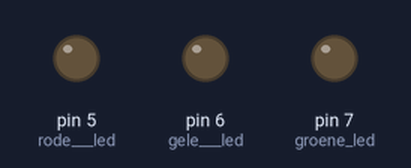
Recording of a sketch running on a simulated Arduino Uno, built with avr-gcc and run on an emulated ATmega328P. Shown: output pins drawn as LEDs (lit = HIGH). What the sketch prints to the serial monitor is not drawn.

Above: at 0.05 s.
At 0.65 s:
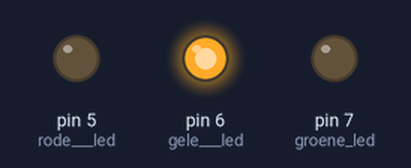
At 1.45 s:
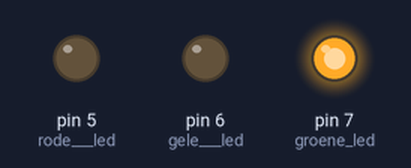
At 2.85 s:
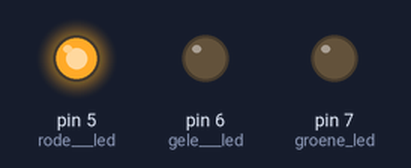
Timing chart, 0 to 3.1 s (numbered marks = the images above):
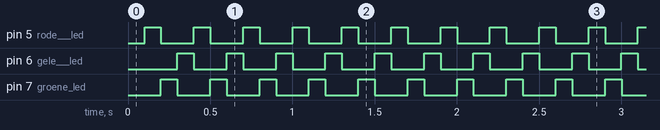

Measured:
- by itself, pin 5 (rode___led), pin 6 (gele___led), pin 7 (groene_led): alternates HIGH for 0.10 s and LOW for 0.20 s

The sketch:

les_3_p45_stoplicht_2.ino
```cpp
void setup() {
  pinMode(5, OUTPUT);         // rode   led
  pinMode(6, OUTPUT);         // gele   led
  pinMode(7, OUTPUT);         // groene led

  // start serial
  Serial.begin(115200);
  Serial.println("Hallo arduino wereld.");
}

void loop() {
  delay(100);

  StoplichtTakt();
}

void StoplichtTakt()
{ static int State = 0;

  switch(State) {
    case 0 : {  // rood
      // rood              geel                  groen
      digitalWrite(5, 1);  digitalWrite(6, 0);   digitalWrite(7, 0);
      State = 1;
      break;
    }
    case 1 : {  // groen
      // rood              geel                  groen
      digitalWrite(5, 0);  digitalWrite(6, 0);   digitalWrite(7, 1);
      State = 2;
      break;
    }
    case 2 : {  // geel
      // rood              geel                  groen
      digitalWrite(5, 0);  digitalWrite(6, 1);   digitalWrite(7, 0);
      State = 0;
      break;
    }
    default : {
      Serial.print("Ongeldige state ");
      Serial.println(State);
      State = 0;
      break;
    }
  } // einde van switch
}
```
